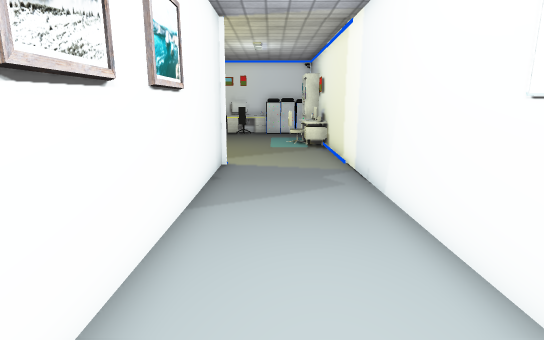
[1] (above)

14 first-person views from a walk through a scene from a Unity 3-D project. The camera is 1.3 m above the floor, tilts 12° down and sees 80° across. The floor is counted in squares, 0.6 m on a side. Each view is taken from the middle of a square. On the plan, view 1 faces up. The plan holds only what a view shows up to about 19 squares ahead; the rest is blank. The player character is not drawn. Door leaves are left out, so doorways stand open. Some surface patterns are stand-ins.

[2]
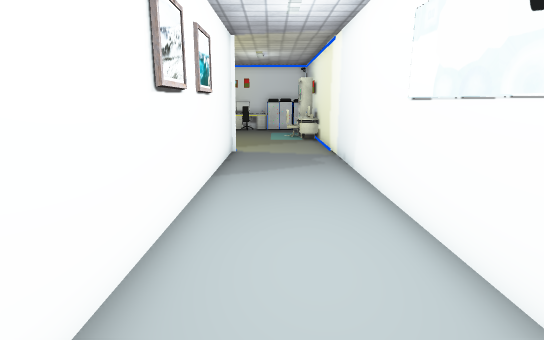

[3]
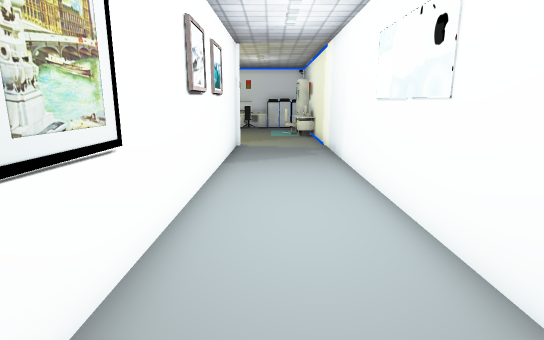

[4]
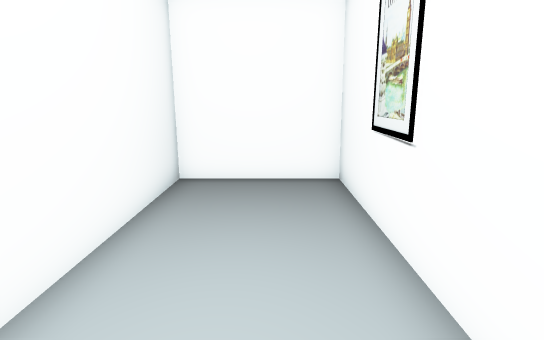

[5]
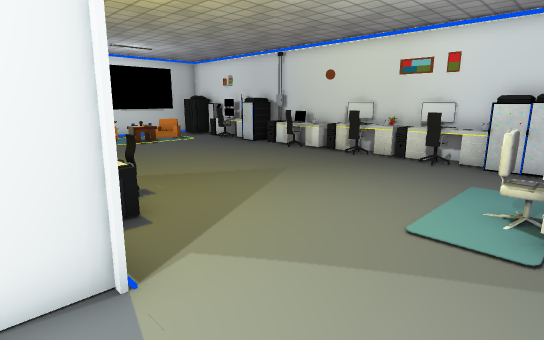

[6]
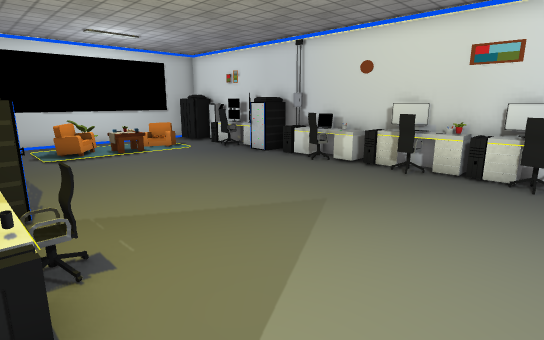

[7]
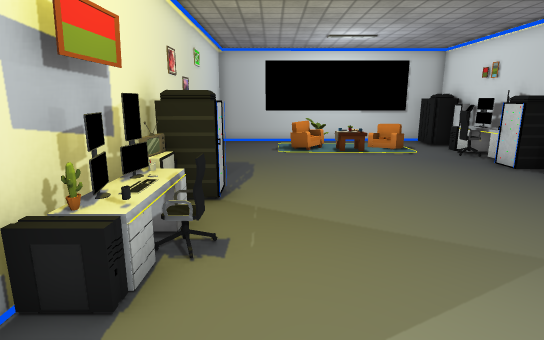

[8]
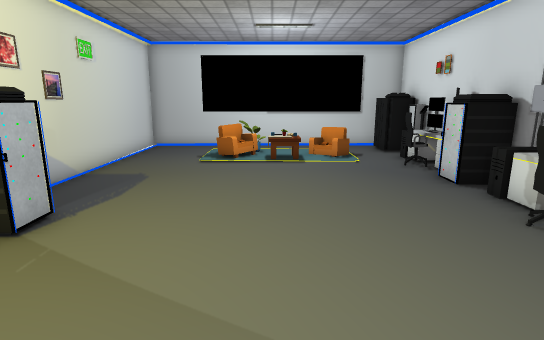

[9]
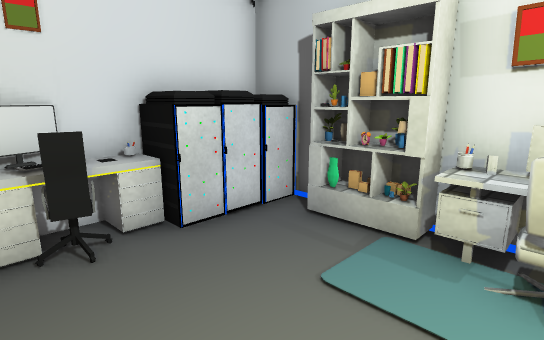

[10]
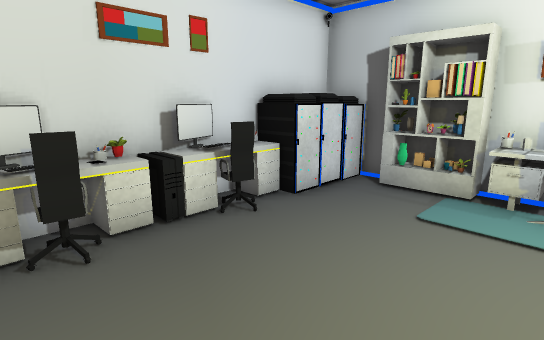

[11]
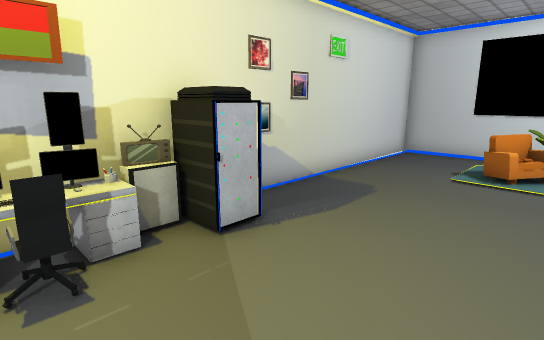

[12]
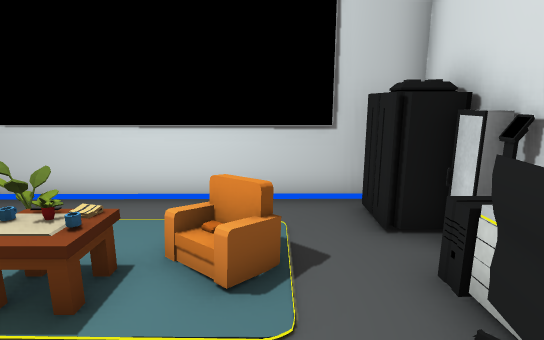

[13]
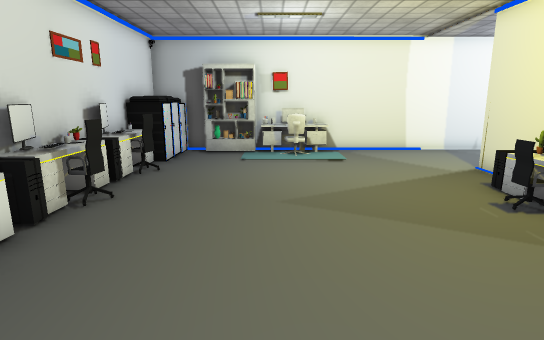

[14]
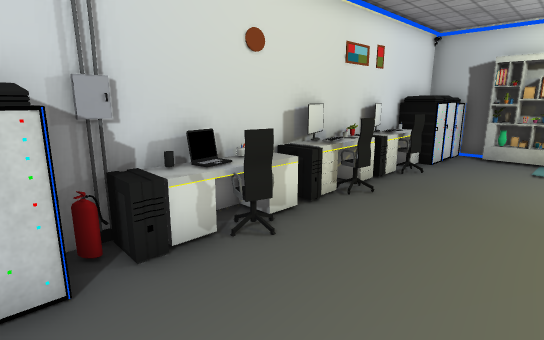

### Floor plan
Points are (right, up) in squares from view 1. A wall is a line through its corners. A room is listed if a view was taken in it or the views show most of it. See-through windows are left out.
Room 1 (views 1, 2, 3, 4, 5)
walls: (2.7, 2.4) (2.7, 11.1); (-1.7, 11.2) (-1.9, -6) (2.7, -6) (2.7, 0.5)
ways out: open door at (0.5, 11) to room 2
Room 2 (views 6, 7, 8, 9, 10, 11, 12, 13, 14)
walls: (-6.4, 23.2) (-7.6, 23.2); (-13.4, 23.2) (-14.5, 23.2); (-19, 14.6) (-19, 11.1) (-1.7, 11.2); (2.7, 21) (2.7, 23.2); (2.7, 11.1) (2.7, 15.6); (-19.1, 23.2) (-19.1, 20.4)
ways out: open door at (0.5, 11) to room 1
objects: other object (-18, 22) to (-17, 23); other object (-17, 16); other object (-17, 23); other object (-16, 15); other object (-16, 20); other object (-16, 22) to (-15, 23); other object (-15, 17); other object (-15, 23); other object (-14, 22); other object (-13, 22) to (-13, 23); other object (-12, 22) to (-11, 23); other object (-11, 23); other object (-10, 22) to (-10, 23); other object (-9, 12) to (-8, 13); other object (-9, 22) to (-8, 22); other object (-9, 23); other object (-8, 12) to (-7, 12); other object (-8, 23); other object (-7, 22) to (-6, 23); other object (-6, 12); other object (-6, 13) to (-5, 13); other object (-5, 12); other object (-5, 22); other object (-5, 23); other object (-4, 12); other object (-4, 22); other object (-4, 23); other object (-3, 22) to (-3, 23); other object (-2, 22); other object (-2, 23); other object (-1, 22) to (-1, 23); other object (0, 22) to (0, 23); other object (1, 16) to (2, 18); other object (1, 19); other object (1, 21); other object (1, 22) to (1, 23); other object (2, 19); other object (2, 20); other object (2, 21); other object (2, 22) to (2, 23); other object (3, 16) to (3, 17); other object (3, 18); other object (3, 19) to (3, 20)

Where each view was taken, in squares from view 1:
view 1: 0 up, 0 right, facing up
view 2: 3 down, 0 right, facing up
view 3: 5 down, 0 right, facing up
view 4: 3 up, 0 right, facing down
view 5: 10 up, 2 right, facing up-left
view 6: 12 up, 1 left, facing up-left
view 7: 14 up, 1 left, facing left
view 8: 17 up, 3 left, facing left
view 9: 17 up, 3 left, facing up-right
view 10: 17 up, 6 left, facing up-right
view 11: 17 up, 5 left, facing down-left
view 12: 20 up, 12 left, facing left
view 13: 18 up, 12 left, facing right
view 14: 18 up, 12 left, facing up-right
